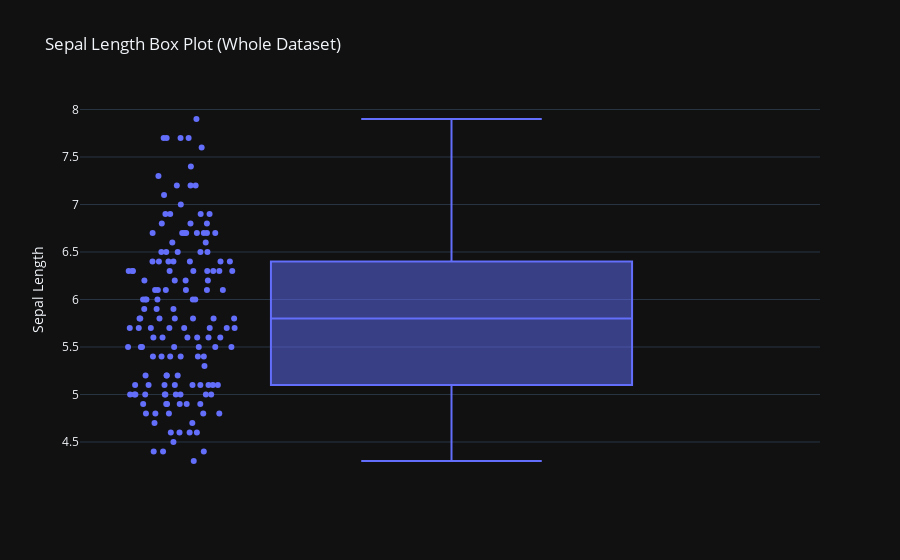
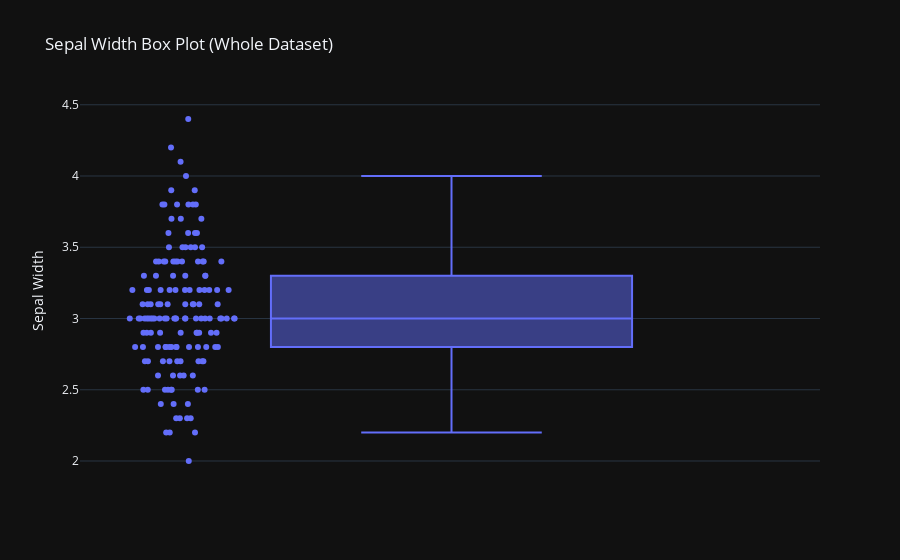

These figures' notebook cell, in order:
### Code cell
sepalLengthBoxPlot = \
    px.box(
        title      = "Sepal Length Box Plot (Whole Dataset)",
        data_frame = dataset,
        y          = columnNames[0],
        points     = "all"
    )
sepalLengthBoxPlot.show()

sepalWidthBoxPlot = \
    px.box(
        title      = "Sepal Width Box Plot (Whole Dataset)",
        data_frame = dataset,
        y          = columnNames[1],
        points     = "all"
    )
sepalWidthBoxPlot.show()

### Figure 1 — Plotly figure (JSON) as saved in the notebook; plotly's stock layout.template omitted (floating-point values rounded to 4 significant figures; data arrays with more than 128 entries replaced by an {"elided": "..."} marker saying what was removed)
{"data": [{"alignmentgroup": "True", "boxpoints": "all", "hovertemplate": "Sepal Length=%{y}<extra></extra>", "legendgroup": "", "marker": {"color": "#636efa"}, "name": "", "notched": false, "offsetgroup": "", "orientation": "v", "showlegend": false, "type": "box", "x0": " ", "xaxis": "x", "y": {"elided": "150 float values"}, "y0": " ", "yaxis": "y"}], "layout": {"boxmode": "group", "legend": {"tracegroupgap": 0}, "title": {"text": "Sepal Length Box Plot (Whole Dataset)"}, "xaxis": {"anchor": "y", "domain": [0, 1]}, "yaxis": {"anchor": "x", "domain": [0, 1], "title": {"text": "Sepal Length"}}}}

### Figure 2 — Plotly figure (JSON) as saved in the notebook; plotly's stock layout.template omitted (floating-point values rounded to 4 significant figures; data arrays with more than 128 entries replaced by an {"elided": "..."} marker saying what was removed)
{"data": [{"alignmentgroup": "True", "boxpoints": "all", "hovertemplate": "Sepal Width=%{y}<extra></extra>", "legendgroup": "", "marker": {"color": "#636efa"}, "name": "", "notched": false, "offsetgroup": "", "orientation": "v", "showlegend": false, "type": "box", "x0": " ", "xaxis": "x", "y": {"elided": "150 float values"}, "y0": " ", "yaxis": "y"}], "layout": {"boxmode": "group", "legend": {"tracegroupgap": 0}, "title": {"text": "Sepal Width Box Plot (Whole Dataset)"}, "xaxis": {"anchor": "y", "domain": [0, 1]}, "yaxis": {"anchor": "x", "domain": [0, 1], "title": {"text": "Sepal Width"}}}}
